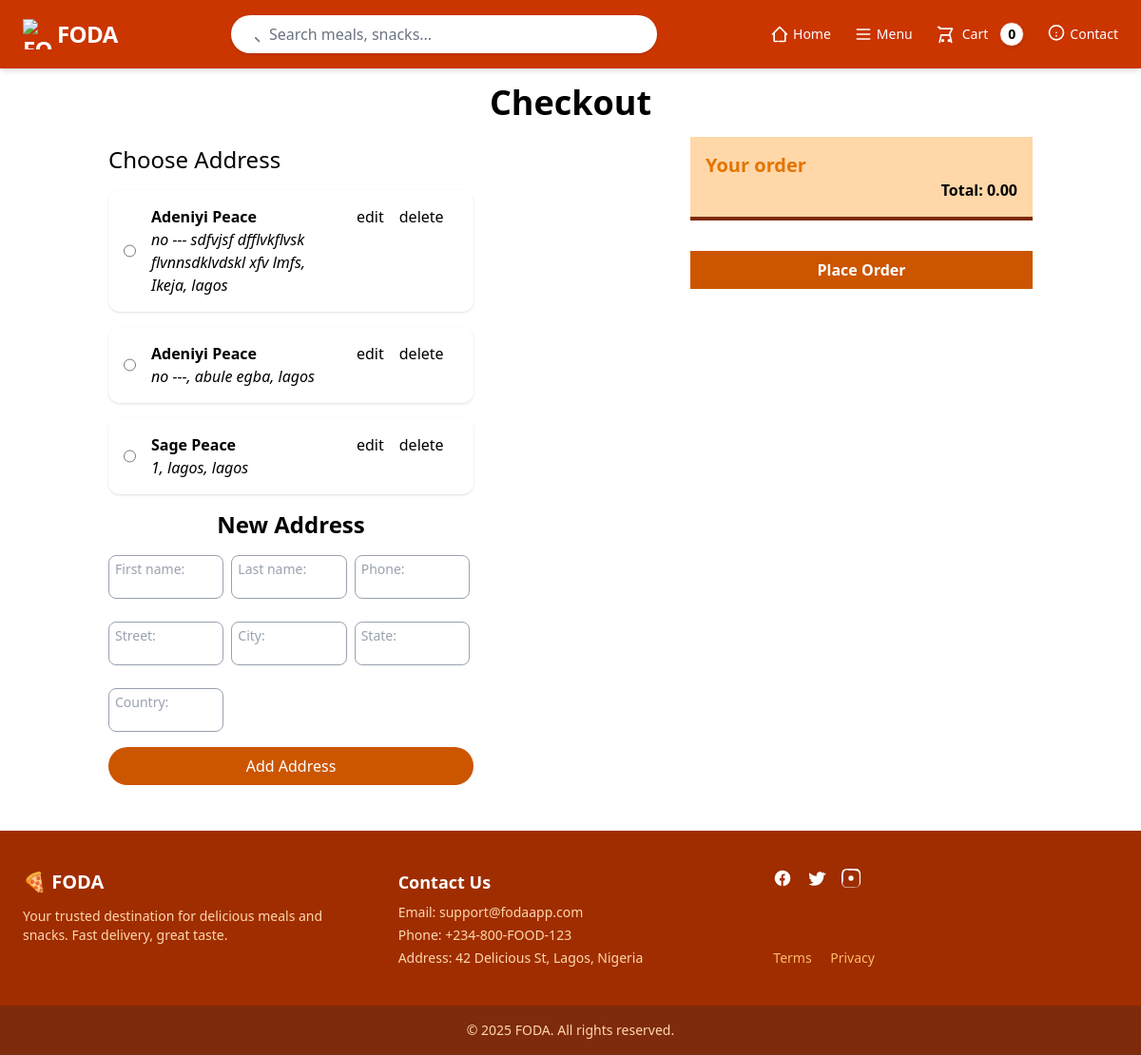
The page /cart/checkout/ (signed in) on the database as committed earlier.
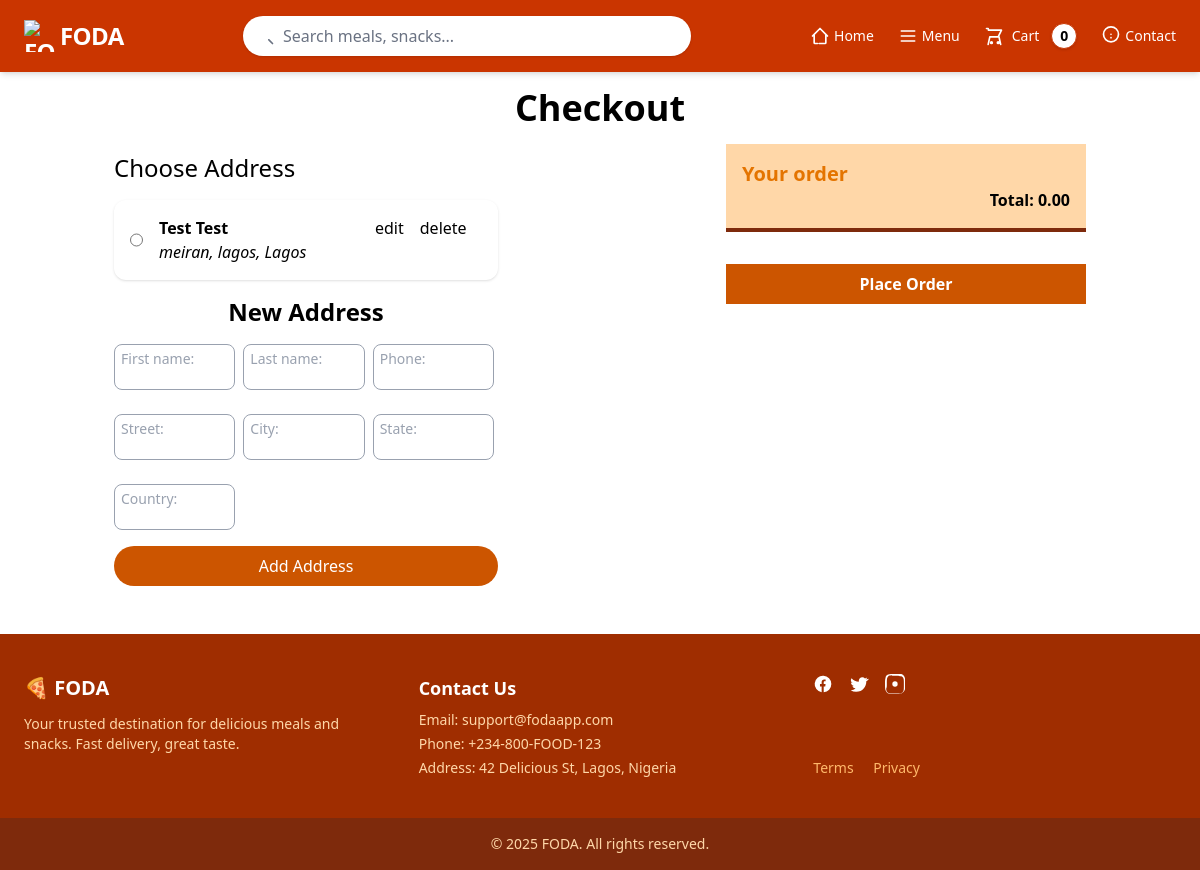
The same page on the database as committed later.
### user/models.py (models this page shows, shortened)
class Address(models.Model):
    user = models.ForeignKey(User, related_name="address", on_delete=models.CASCADE)
    first_name = models.CharField(max_length=50)
    last_name = models.CharField(max_length=50)
    full_name = models.CharField(max_length=100)
    phone = PhoneNumberField(region="NG", null=True)
    street = models.CharField( max_length=50,)
    city = models.CharField( max_length=50)
    state = models.CharField(max_length=50)
    country = models.CharField( max_length=50)
    class Meta:
        verbose_name = "Address"
        verbose_name_plural = "Addresses"

### cart/views.py (the view, shortened to what this page needs)
# urls.py: path("checkout/", views.checkout, name = "checkout"),
@login_required
def checkout(request):
    user = request.user
    addresses = Address.objects.filter(user=user)
    form = Addressform()
    cart = Cart(request)
    context = {
        "addresses":addresses,
        "form":form,
    }
    return render(request, "cart/checkout.html", context)

### user/forms.py
class Addressform(forms.ModelForm):
    class Meta:
        model = Address
        exclude =["user", "full_name"]

### cart/cart.py (called while the page is built, shortened)
    def cart_total(self):
        food_ids = self.cart.keys()
        foods = Food.objects.filter(id__in=food_ids)
        total = Decimal('0.00')
        return total

    def __len__(self):
        return len(self.cart)

### cart/context_processors.py (called while the page is built)
def cart(request):
    return{
        'cart': Cart(request)
    }

### cart/templates/cart/checkout.html (shortened to what this page needs)
{% extends "base.html" %}
{% block content %}
<section>
    <h1 class="text-4xl font-semibold text-center my-4">Checkout</h1>
    <div class="flex justify-around max-md:flex-col-reverse max-md:px-8">
        <div>
            <div>
                <h2 class="text-2xl my-2">Choose Address</h2>
                <form action="" method="post" id="form-1">
                    <ul id="address-list" class="max-md:text-center">
                        {% for address in addresses %}
                        <li class="flex gap-4 my-4 p-4 shadow max-md:px-8 hover:cursor-pointer hover:ring-burntOrange-500 hover:ring-2 rounded-xl max-md:inline-flex max-md:text-left">
                            <input type="radio" name="address_id" value="{{address.id}}" required >
                            <div class="w-[200px]">
                                <h1 class="font-bold">{{address.full_name}}</h1>
                                <address>{{address.street}}, {{address.city}}, {{address.state}}</address>
                            </div>
                            <div class="flex gap-4">
                                <p>edit</p>
                                <a class="delete-address" href="{% url "delete_checkout_address" address.id %}">delete</a>
                            </div>
                        </li>
                        {% empty %}
                        Add New Address below
                        {% endfor %}
                    </ul>
                </form>
            </div>
            <h2 class="text-2xl text-center my-4 font-semibold">New Address</h1>
            <form action="" method="post" class="w-full form-control relative" id="add_address">
                <div class="grid grid-cols-3 gap-2 w-[380px] max-md:w-full">
                    {% for form in form  %}
                    <div class="form-div">
                        {{form.label_tag}}
                        {{form}}
                    </div>
                    {% endfor %}
                </div>
                <button type="submit" class="btn-primary px-4 py-2">Add Address</button>
            </form>
        </div>
        <div >
            <div class="bg-orange-200 border-b-4 border-orange-900 p-4 md:min-w-90">
                <h1 class="text-xl font-semibold text-burntOrange-600">Your order</h1>
                <div class="text-right font-bold">
                    Total: {{cart.cart_total}}
                </div>
            </div>
            <button type="submit" form="form-1" class="btn-primary py-2 w-full font-semibold mt-8 max-md:hidden">Place Order</button>
        </div>
    </div>
</section>
{% endblock content %}

Rows that differ between the two databases and show on the page:
removed Address: full_name "Adeniyi Peace", street "no ---", city "abule egba", state "lagos"
removed Address: full_name "Sage Peace", street "1", city "lagos", state "lagos"
changed Address "lagos": full_name "Adeniyi Peace" → "Test Test"; street "no --- sdfvjsf dfflvkflvsk flvnnsdklvdskl xfv lmfs" → "meiran"; city "Ikeja" → "lagos"; state "lagos" → "Lagos"
